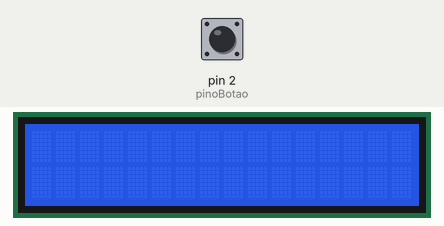
A sketch run on a simulated Arduino Uno, built with avr-gcc and run on an emulated ATmega328P. On the bench: 16×2 character LCD. Inputs (shaded band) come from the test bench; at power-on: pin 2 (pinoBotao) LOW.

Above: at 1.2 s.
1.3 s: pin 2 (pinoBotao) pulled HIGH for 0.25 s
At 1.56 s:
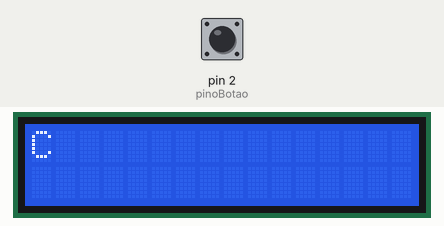
3.5 s: pin 2 (pinoBotao) pulled HIGH for 1 s
At 4.37 s:
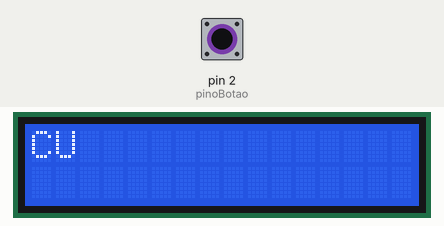
7.5 s: pin 2 (pinoBotao) pulled HIGH for 3.2 s
At 8.17 s:
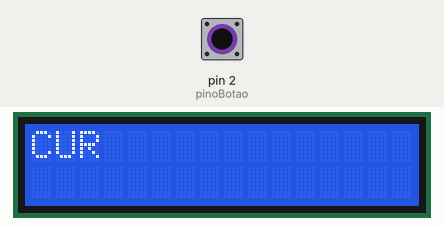
Timing chart, 0 to 10.5 s (numbered marks = the images above; inputs shaded):
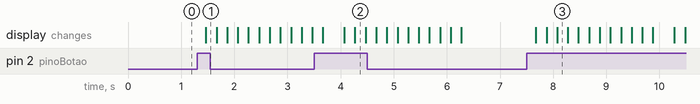

The sketch:

sketch.ino
```cpp
#include <LiquidCrystal.h>
#include <Servo.h>

/* Display */
LiquidCrystal lcd(12, 11, 10, 9, 8, 7);

// Declara a variável "pinoBotao"
int pinoBotao = 2;
// Declara vetores (char) "t1" e "t2" contendo os textos da animação
char t1[] = {'C', 'U', 'R', 'S', 'O', '#'};
char t2[] = {'A', 'R', 'D', 'U', 'I', 'N', 'O', '#'};

void setup() {
  // Configura a porta serial - taxa de comunicação "9600"
  Serial.begin(9600);
  // Inicializa o Display LCD
  lcd.begin(16, 2);
  // Define o "pinoBotao" como entrada de dados
  pinMode(pinoBotao, INPUT);
}
void loop() {

  // Verifica se o botão foi pressionado
  if(digitalRead(pinoBotao) == HIGH) {
    // Limpa o display
    lcd.clear();
    // Inicia a Animação - Texto "t1"
    for(int a=0; t1[a] != '#'; a++) {
      // Configura a posição para escrita no display
      lcd.setCursor(a, 0);
      // Exibe o conteúdo do vetor "t1" no Display LCD
      lcd.print(t1[a]);
      // Aguarda (para a execução) 200 milisegundos
      delay(200);
    }
    // Inicia a Animação - Texto "t2"
    for(int a=0; t2[a] != '#'; a++) {
      // Configura a posição para escrita no display
      lcd.setCursor(a, 1);
      // Exibe o conteúdo do vetor "t1" no Display LCD
      lcd.print(t2[a]);
      // Aguarda (para a execução) 200 milisegundos
      delay(200);
    }
  }

  // Aguarda (para a execução) 200 milisegundos
  delay(200);
}
```

Measured:
- after the input at 1.3 s, the display: changes after 0.17 s (image 1)
- after the input at 3.5 s, the display: first differs from a run without the input after 0.57 s (image 2 shows a later state)
- after the input at 7.5 s, the display: first changes after 0.18 s (image 3 shows a later state)
